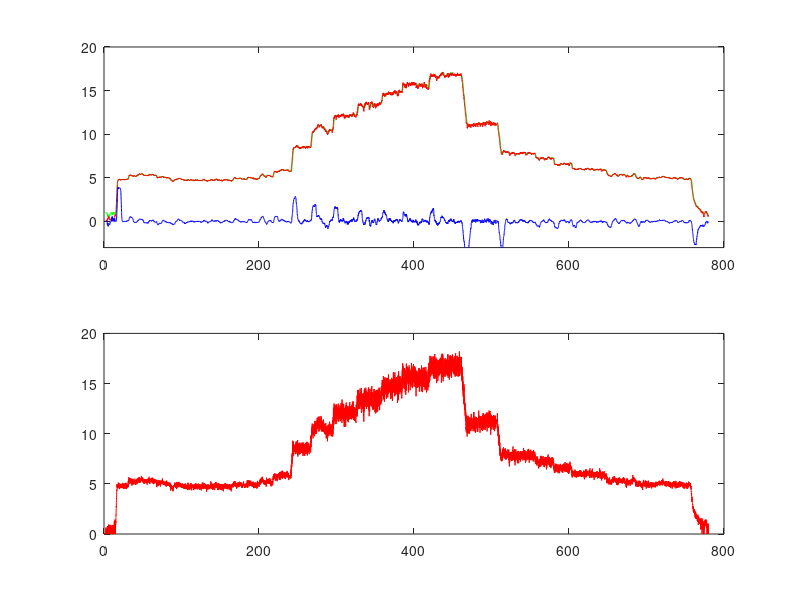

MATLAB code to generate this figure:
%%[ALL]=csvread('Prueba_5_serial.csv'); %%valor de 
[ALL]=csvread('Prueba_1_serial.csv'); %%valor de 
[ALL1]=csvread('Prueba_10_Casa1.csv'); %%valor de muestras
[A]=ALL(:,11); %temp
[T]=ALL(:,15); %temp
[B]=ALL1(:,1); %temp
[C]=ALL1(:,2); %temp
[D]=ALL1(:,3); %temp
[E]=ALL1(:,4); %temp
%%[U]=ALL(:,19);

T=T/1000;

figure(1)
subplot(2,1,1)
plot(T,C,'g',T,D,'r',T,E,'b')
ylim([-3 20]);
subplot(2,1,2)
plot(T,A,'r')